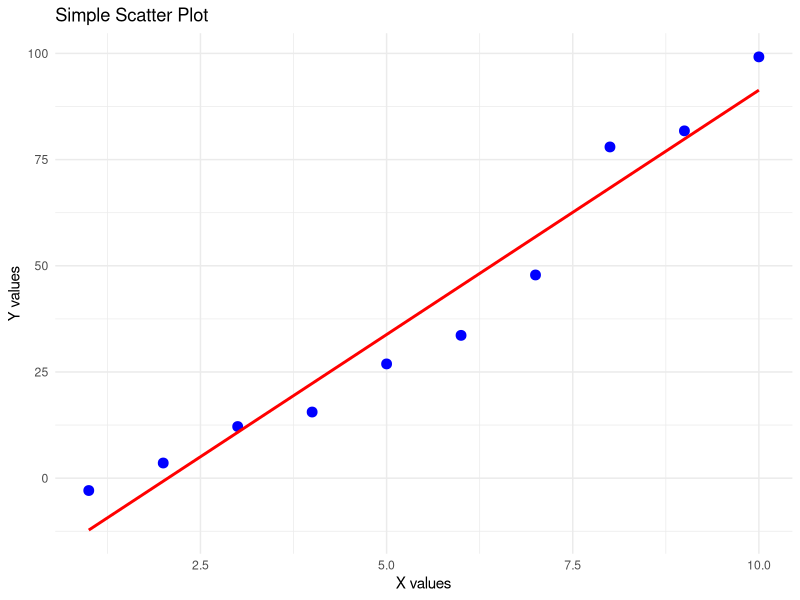

Source code (R):
## ---- chunk 1
#| echo: true
#| eval: true

# Basic arithmetic
x <- 5 + 3
print(x)

# Create a vector
numbers <- c(1, 2, 3, 4, 5)
print(numbers)

# Calculate mean
mean_value <- mean(numbers)
print(paste("Mean:", mean_value))
## ---- chunk 2
#| echo: true
#| eval: true
#| fig-height: 4

library(ggplot2)

# Simple scatter plot
data <- data.frame(
  x = 1:10,
  y = (1:10)^2 + rnorm(10, 0, 5)
)

ggplot(data, aes(x = x, y = y)) +
  geom_point(size = 3, color = "blue") +
  geom_smooth(method = "lm", se = FALSE, color = "red") +
  labs(title = "Simple Scatter Plot", x = "X values", y = "Y values") +
  theme_minimal()
